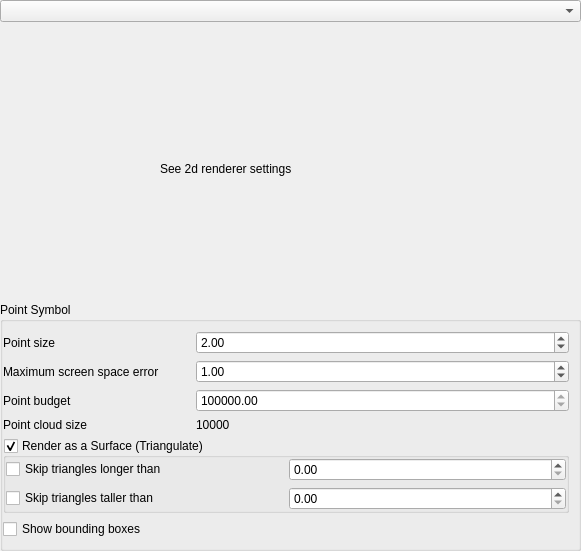
<?xml version="1.0" encoding="UTF-8"?>
<ui version="4.0">
 <class>QgsPointCloud3DSymbolWidget</class>
 <widget class="QWidget" name="QgsPointCloud3DSymbolWidget">
  <property name="geometry">
   <rect>
    <x>0</x>
    <y>0</y>
    <width>581</width>
    <height>551</height>
   </rect>
  </property>
  <layout class="QGridLayout" name="gridLayout">
   <property name="leftMargin">
    <number>0</number>
   </property>
   <property name="topMargin">
    <number>0</number>
   </property>
   <property name="rightMargin">
    <number>0</number>
   </property>
   <property name="bottomMargin">
    <number>0</number>
   </property>
   <item row="3" column="0" colspan="3">
    <widget class="QGroupBox" name="mLayerRenderingGroupBox_2">
     <property name="title">
      <string>Point Symbol</string>
     </property>
     <property name="flat">
      <bool>true</bool>
     </property>
     <property name="checkable">
      <bool>false</bool>
     </property>
     <layout class="QGridLayout" name="gridLayout_5" columnstretch="1,0">
      <property name="leftMargin">
       <number>0</number>
      </property>
      <property name="rightMargin">
       <number>3</number>
      </property>
      <item row="1" column="0">
       <layout class="QGridLayout" name="gridLayout_7">
        <item row="2" column="1" colspan="2">
         <widget class="QDoubleSpinBox" name="mPointBudgetSpinBox">
          <property name="enabled">
           <bool>true</bool>
          </property>
          <property name="minimum">
           <double>100000.000000000000000</double>
          </property>
          <property name="maximum">
           <double>99999999.000000000000000</double>
          </property>
         </widget>
        </item>
        <item row="2" column="0">
         <widget class="QLabel" name="label">
          <property name="text">
           <string>Point budget</string>
          </property>
         </widget>
        </item>
        <item row="3" column="1" colspan="2">
         <widget class="QLabel" name="mPointCloudSizeLabel">
          <property name="text">
           <string>10000</string>
          </property>
         </widget>
        </item>
        <item row="3" column="0">
         <widget class="QLabel" name="label_7">
          <property name="text">
           <string>Point cloud size</string>
          </property>
         </widget>
        </item>
        <item row="0" column="0">
         <widget class="QLabel" name="lblTransparency_4">
          <property name="sizePolicy">
           <sizepolicy hsizetype="Minimum" vsizetype="Minimum">
            <horstretch>0</horstretch>
            <verstretch>0</verstretch>
           </sizepolicy>
          </property>
          <property name="text">
           <string>Point size</string>
          </property>
         </widget>
        </item>
        <item row="1" column="0">
         <widget class="QLabel" name="label_4">
          <property name="text">
           <string>Maximum screen space error</string>
          </property>
         </widget>
        </item>
        <item row="1" column="1" colspan="2">
         <widget class="QgsDoubleSpinBox" name="mMaxScreenErrorSpinBox">
          <property name="maximum">
           <double>100000.000000000000000</double>
          </property>
          <property name="value">
           <double>1.000000000000000</double>
          </property>
         </widget>
        </item>
        <item row="0" column="1" colspan="2">
         <widget class="QgsDoubleSpinBox" name="mPointSizeSpinBox">
          <property name="sizePolicy">
           <sizepolicy hsizetype="MinimumExpanding" vsizetype="Fixed">
            <horstretch>0</horstretch>
            <verstretch>0</verstretch>
           </sizepolicy>
          </property>
          <property name="maximum">
           <double>10.000000000000000</double>
          </property>
          <property name="value">
           <double>2.000000000000000</double>
          </property>
         </widget>
        </item>
       </layout>
      </item>
      <item row="4" column="0" colspan="2">
       <widget class="QCheckBox" name="mShowBoundingBoxesCheckBox">
        <property name="text">
         <string>Show bounding boxes</string>
        </property>
       </widget>
      </item>
      <item row="2" column="0">
       <widget class="QgsCollapsibleGroupBox" name="mTriangulateGroupBox">
        <property name="title">
         <string>Render as a Surface (Triangulate)</string>
        </property>
        <property name="checkable">
         <bool>true</bool>
        </property>
        <layout class="QGridLayout" name="gridLayout_8">
         <property name="leftMargin">
          <number>0</number>
         </property>
         <property name="topMargin">
          <number>0</number>
         </property>
         <property name="rightMargin">
          <number>0</number>
         </property>
         <property name="bottomMargin">
          <number>0</number>
         </property>
         <item row="0" column="0">
          <widget class="QCheckBox" name="mHorizontalTriangleCheckBox">
           <property name="text">
            <string>Skip triangles longer than</string>
           </property>
          </widget>
         </item>
         <item row="0" column="1">
          <widget class="QgsDoubleSpinBox" name="mHorizontalTriangleThresholdSpinBox">
           <property name="toolTip">
            <string>Maximum Triangle Side Size in Horizontal Plan</string>
           </property>
           <property name="maximum">
            <double>10000000000000000000000.000000000000000</double>
           </property>
          </widget>
         </item>
         <item row="1" column="0">
          <widget class="QCheckBox" name="mVerticalTriangleCheckBox">
           <property name="text">
            <string>Skip triangles taller than</string>
           </property>
          </widget>
         </item>
         <item row="1" column="1">
          <widget class="QgsDoubleSpinBox" name="mVerticalTriangleThresholdSpinBox">
           <property name="toolTip">
            <string>Maximum Triangle Side 3D Height</string>
           </property>
           <property name="maximum">
            <double>10000000000000000000000.000000000000000</double>
           </property>
          </widget>
         </item>
        </layout>
       </widget>
      </item>
     </layout>
    </widget>
   </item>
   <item row="2" column="0" colspan="3">
    <widget class="QStackedWidget" name="mStackedWidget">
     <property name="currentIndex">
      <number>1</number>
     </property>
     <widget class="QWidget" name="noRendererPage"/>
     <widget class="QWidget" name="follow2dRendererPage">
      <widget class="QLabel" name="label_8">
       <property name="geometry">
        <rect>
         <x>160</x>
         <y>130</y>
         <width>311</width>
         <height>21</height>
        </rect>
       </property>
       <property name="text">
        <string>See 2d renderer settings</string>
       </property>
      </widget>
     </widget>
     <widget class="QWidget" name="singleColorRendererPage">
      <layout class="QGridLayout" name="gridLayout_2" columnstretch="0,1">
       <property name="leftMargin">
        <number>0</number>
       </property>
       <property name="topMargin">
        <number>0</number>
       </property>
       <property name="rightMargin">
        <number>0</number>
       </property>
       <property name="bottomMargin">
        <number>0</number>
       </property>
       <item row="0" column="0">
        <widget class="QLabel" name="label_6">
         <property name="text">
          <string>Color</string>
         </property>
        </widget>
       </item>
       <item row="1" column="1">
        <spacer name="verticalSpacer_2">
         <property name="orientation">
          <enum>Qt::Vertical</enum>
         </property>
         <property name="sizeHint" stdset="0">
          <size>
           <width>20</width>
           <height>40</height>
          </size>
         </property>
        </spacer>
       </item>
       <item row="0" column="1">
        <widget class="QgsColorButton" name="mSingleColorBtn">
         <property name="sizePolicy">
          <sizepolicy hsizetype="Preferred" vsizetype="Fixed">
           <horstretch>0</horstretch>
           <verstretch>0</verstretch>
          </sizepolicy>
         </property>
         <property name="text">
          <string>...</string>
         </property>
        </widget>
       </item>
      </layout>
     </widget>
     <widget class="QWidget" name="colorRampRendererPage">
      <layout class="QGridLayout" name="gridLayout_3" rowstretch="0,0,1" columnstretch="0,0">
       <property name="leftMargin">
        <number>0</number>
       </property>
       <property name="topMargin">
        <number>0</number>
       </property>
       <property name="rightMargin">
        <number>0</number>
       </property>
       <property name="bottomMargin">
        <number>0</number>
       </property>
       <item row="0" column="0">
        <widget class="QLabel" name="label_5">
         <property name="text">
          <string>Attribute</string>
         </property>
        </widget>
       </item>
       <item row="0" column="1">
        <widget class="QgsPointCloudAttributeComboBox" name="mRenderingParameterComboBox"/>
       </item>
       <item row="2" column="0" colspan="2">
        <widget class="QgsColorRampShaderWidget" name="mColorRampShaderWidget" native="true"/>
       </item>
       <item row="1" column="1">
        <layout class="QHBoxLayout" name="horizontalLayout" stretch="0,1,0,1,0">
         <item>
          <widget class="QLabel" name="label_3">
           <property name="text">
            <string>Min</string>
           </property>
          </widget>
         </item>
         <item>
          <widget class="QgsDoubleSpinBox" name="mColorRampShaderMinEdit">
           <property name="decimals">
            <number>6</number>
           </property>
           <property name="minimum">
            <double>-9999999999.000000000000000</double>
           </property>
           <property name="maximum">
            <double>9999999999.000000000000000</double>
           </property>
           <property name="value">
            <double>0.000000000000000</double>
           </property>
          </widget>
         </item>
         <item>
          <widget class="QLabel" name="label_2">
           <property name="text">
            <string>Max</string>
           </property>
          </widget>
         </item>
         <item>
          <widget class="QgsDoubleSpinBox" name="mColorRampShaderMaxEdit">
           <property name="decimals">
            <number>6</number>
           </property>
           <property name="minimum">
            <double>-9999999999.000000000000000</double>
           </property>
           <property name="maximum">
            <double>9999999999.000000000000000</double>
           </property>
           <property name="value">
            <double>1.000000000000000</double>
           </property>
          </widget>
         </item>
         <item>
          <widget class="QPushButton" name="mScalarRecalculateMinMaxButton">
           <property name="text">
            <string>Load</string>
           </property>
          </widget>
         </item>
        </layout>
       </item>
      </layout>
     </widget>
     <widget class="QWidget" name="rgbRendererPage">
      <layout class="QVBoxLayout" name="verticalLayout">
       <property name="leftMargin">
        <number>0</number>
       </property>
       <property name="topMargin">
        <number>0</number>
       </property>
       <property name="rightMargin">
        <number>0</number>
       </property>
       <item>
        <layout class="QGridLayout" name="gridLayout_4">
         <item row="6" column="0">
          <widget class="QLabel" name="mContrastEnhancementAlgorithmLabel">
           <property name="text">
            <string>Contrast
enhancement</string>
           </property>
          </widget>
         </item>
         <item row="0" column="0">
          <widget class="QLabel" name="mRedBandLabel">
           <property name="text">
            <string>Red band</string>
           </property>
          </widget>
         </item>
         <item row="6" column="1" colspan="4">
          <widget class="QComboBox" name="mContrastEnhancementAlgorithmComboBox"/>
         </item>
         <item row="1" column="1">
          <widget class="QLabel" name="mRedMinLabel">
           <property name="sizePolicy">
            <sizepolicy hsizetype="Preferred" vsizetype="Preferred">
             <horstretch>0</horstretch>
             <verstretch>0</verstretch>
            </sizepolicy>
           </property>
           <property name="text">
            <string>Min</string>
           </property>
           <property name="alignment">
            <set>Qt::AlignLeading|Qt::AlignLeft|Qt::AlignVCenter</set>
           </property>
          </widget>
         </item>
         <item row="1" column="3">
          <widget class="QLabel" name="mRedMaxLabel">
           <property name="sizePolicy">
            <sizepolicy hsizetype="Preferred" vsizetype="Preferred">
             <horstretch>0</horstretch>
             <verstretch>0</verstretch>
            </sizepolicy>
           </property>
           <property name="text">
            <string>Max</string>
           </property>
           <property name="alignment">
            <set>Qt::AlignLeading|Qt::AlignLeft|Qt::AlignVCenter</set>
           </property>
          </widget>
         </item>
         <item row="1" column="2">
          <widget class="QLineEdit" name="mRedMinLineEdit">
           <property name="maxLength">
            <number>16</number>
           </property>
          </widget>
         </item>
         <item row="0" column="1" colspan="4">
          <widget class="QgsPointCloudAttributeComboBox" name="mRedAttributeComboBox"/>
         </item>
         <item row="5" column="1">
          <widget class="QLabel" name="mBlueMinLabel">
           <property name="sizePolicy">
            <sizepolicy hsizetype="Preferred" vsizetype="Preferred">
             <horstretch>0</horstretch>
             <verstretch>0</verstretch>
            </sizepolicy>
           </property>
           <property name="text">
            <string>Min</string>
           </property>
           <property name="alignment">
            <set>Qt::AlignLeading|Qt::AlignLeft|Qt::AlignVCenter</set>
           </property>
          </widget>
         </item>
         <item row="5" column="3">
          <widget class="QLabel" name="mBlueMaxLabel">
           <property name="sizePolicy">
            <sizepolicy hsizetype="Preferred" vsizetype="Preferred">
             <horstretch>0</horstretch>
             <verstretch>0</verstretch>
            </sizepolicy>
           </property>
           <property name="text">
            <string>Max</string>
           </property>
           <property name="alignment">
            <set>Qt::AlignLeading|Qt::AlignLeft|Qt::AlignVCenter</set>
           </property>
          </widget>
         </item>
         <item row="2" column="1" colspan="4">
          <widget class="QgsPointCloudAttributeComboBox" name="mGreenAttributeComboBox"/>
         </item>
         <item row="3" column="1">
          <widget class="QLabel" name="mGreenMinLabel">
           <property name="sizePolicy">
            <sizepolicy hsizetype="Preferred" vsizetype="Preferred">
             <horstretch>0</horstretch>
             <verstretch>0</verstretch>
            </sizepolicy>
           </property>
           <property name="text">
            <string>Min</string>
           </property>
           <property name="alignment">
            <set>Qt::AlignLeading|Qt::AlignLeft|Qt::AlignVCenter</set>
           </property>
          </widget>
         </item>
         <item row="3" column="3">
          <widget class="QLabel" name="mGreenMaxLabel">
           <property name="sizePolicy">
            <sizepolicy hsizetype="Preferred" vsizetype="Preferred">
             <horstretch>0</horstretch>
             <verstretch>0</verstretch>
            </sizepolicy>
           </property>
           <property name="text">
            <string>Max</string>
           </property>
           <property name="alignment">
            <set>Qt::AlignLeading|Qt::AlignLeft|Qt::AlignVCenter</set>
           </property>
          </widget>
         </item>
         <item row="4" column="1" colspan="4">
          <widget class="QgsPointCloudAttributeComboBox" name="mBlueAttributeComboBox"/>
         </item>
         <item row="1" column="4">
          <widget class="QLineEdit" name="mRedMaxLineEdit">
           <property name="maxLength">
            <number>16</number>
           </property>
          </widget>
         </item>
         <item row="3" column="2">
          <widget class="QLineEdit" name="mGreenMinLineEdit">
           <property name="maxLength">
            <number>16</number>
           </property>
          </widget>
         </item>
         <item row="4" column="0">
          <widget class="QLabel" name="mBlueBandLabel">
           <property name="sizePolicy">
            <sizepolicy hsizetype="Preferred" vsizetype="Preferred">
             <horstretch>0</horstretch>
             <verstretch>0</verstretch>
            </sizepolicy>
           </property>
           <property name="text">
            <string>Blue band</string>
           </property>
           <property name="alignment">
            <set>Qt::AlignLeading|Qt::AlignLeft|Qt::AlignVCenter</set>
           </property>
          </widget>
         </item>
         <item row="5" column="2">
          <widget class="QLineEdit" name="mBlueMinLineEdit">
           <property name="maxLength">
            <number>16</number>
           </property>
          </widget>
         </item>
         <item row="5" column="4">
          <widget class="QLineEdit" name="mBlueMaxLineEdit">
           <property name="maxLength">
            <number>16</number>
           </property>
          </widget>
         </item>
         <item row="2" column="0">
          <widget class="QLabel" name="mGreenBandLabel">
           <property name="sizePolicy">
            <sizepolicy hsizetype="Preferred" vsizetype="Preferred">
             <horstretch>0</horstretch>
             <verstretch>0</verstretch>
            </sizepolicy>
           </property>
           <property name="text">
            <string>Green band</string>
           </property>
           <property name="alignment">
            <set>Qt::AlignLeading|Qt::AlignLeft|Qt::AlignVCenter</set>
           </property>
          </widget>
         </item>
         <item row="3" column="4">
          <widget class="QLineEdit" name="mGreenMaxLineEdit">
           <property name="maxLength">
            <number>16</number>
           </property>
          </widget>
         </item>
        </layout>
       </item>
       <item>
        <spacer name="verticalSpacer">
         <property name="orientation">
          <enum>Qt::Vertical</enum>
         </property>
         <property name="sizeHint" stdset="0">
          <size>
           <width>20</width>
           <height>40</height>
          </size>
         </property>
        </spacer>
       </item>
      </layout>
     </widget>
     <widget class="QWidget" name="classifiedrenderingPage">
      <layout class="QGridLayout" name="gridLayout_6">
       <property name="leftMargin">
        <number>0</number>
       </property>
       <property name="topMargin">
        <number>0</number>
       </property>
       <property name="rightMargin">
        <number>0</number>
       </property>
       <property name="bottomMargin">
        <number>0</number>
       </property>
       <item row="0" column="0">
        <layout class="QGridLayout" name="mClassifiedRenderingLayout"/>
       </item>
      </layout>
     </widget>
    </widget>
   </item>
   <item row="1" column="0" colspan="3">
    <widget class="QComboBox" name="mRenderingStyleComboBox"/>
   </item>
  </layout>
 </widget>
 <customwidgets>
  <customwidget>
   <class>QgsCollapsibleGroupBox</class>
   <extends>QGroupBox</extends>
   <header>qgscollapsiblegroupbox.h</header>
   <container>1</container>
  </customwidget>
  <customwidget>
   <class>QgsDoubleSpinBox</class>
   <extends>QDoubleSpinBox</extends>
   <header>qgsdoublespinbox.h</header>
  </customwidget>
  <customwidget>
   <class>QgsColorButton</class>
   <extends>QToolButton</extends>
   <header>qgscolorbutton.h</header>
   <container>1</container>
  </customwidget>
  <customwidget>
   <class>QgsColorRampShaderWidget</class>
   <extends>QWidget</extends>
   <header>raster/qgscolorrampshaderwidget.h</header>
   <container>1</container>
  </customwidget>
  <customwidget>
   <class>QgsPointCloudAttributeComboBox</class>
   <extends>QComboBox</extends>
   <header>qgspointcloudattributecombobox.h</header>
  </customwidget>
 </customwidgets>
 <tabstops>
  <tabstop>mRenderingStyleComboBox</tabstop>
  <tabstop>mSingleColorBtn</tabstop>
  <tabstop>mPointSizeSpinBox</tabstop>
  <tabstop>mMaxScreenErrorSpinBox</tabstop>
  <tabstop>mPointBudgetSpinBox</tabstop>
  <tabstop>mShowBoundingBoxesCheckBox</tabstop>
  <tabstop>mRenderingParameterComboBox</tabstop>
  <tabstop>mColorRampShaderMinEdit</tabstop>
  <tabstop>mColorRampShaderMaxEdit</tabstop>
  <tabstop>mScalarRecalculateMinMaxButton</tabstop>
  <tabstop>mContrastEnhancementAlgorithmComboBox</tabstop>
  <tabstop>mRedMinLineEdit</tabstop>
  <tabstop>mRedAttributeComboBox</tabstop>
  <tabstop>mGreenAttributeComboBox</tabstop>
  <tabstop>mBlueAttributeComboBox</tabstop>
  <tabstop>mRedMaxLineEdit</tabstop>
  <tabstop>mGreenMinLineEdit</tabstop>
  <tabstop>mBlueMinLineEdit</tabstop>
  <tabstop>mBlueMaxLineEdit</tabstop>
  <tabstop>mGreenMaxLineEdit</tabstop>
 </tabstops>
 <resources/>
 <connections/>
</ui>
